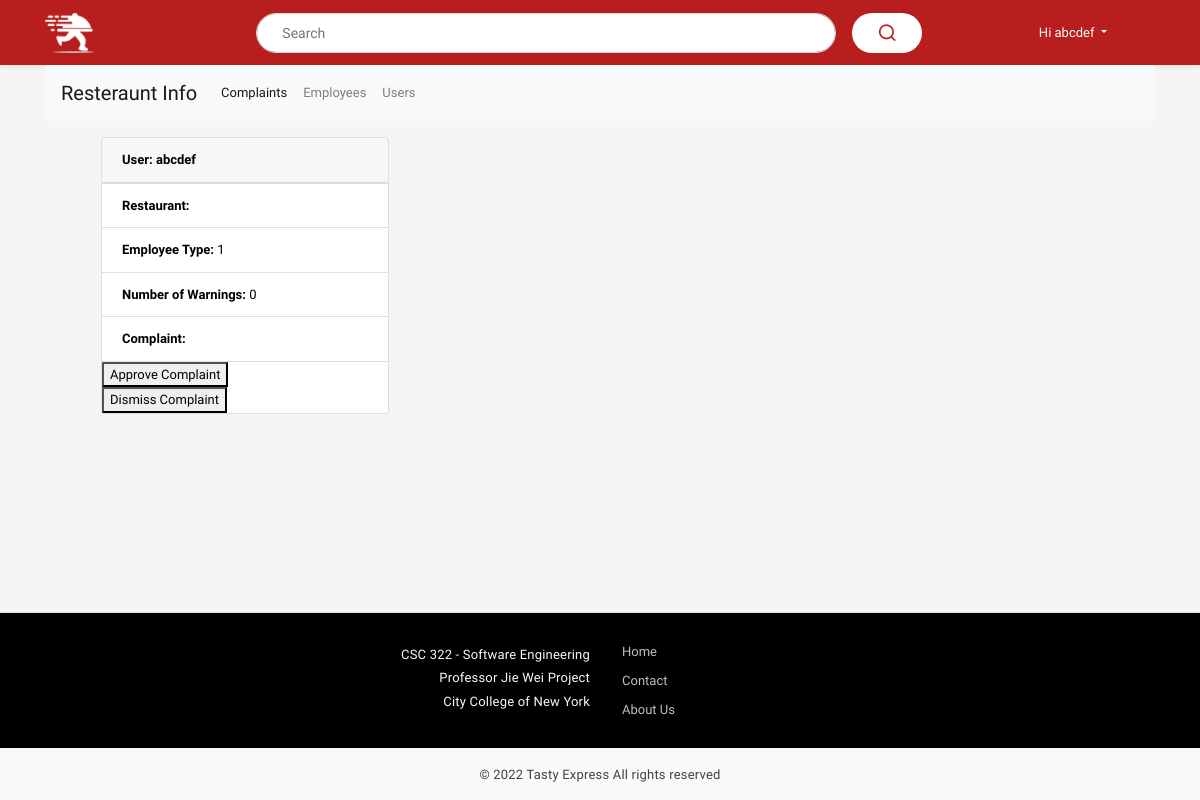
Before: /manager.html (signed in) with the older database file.
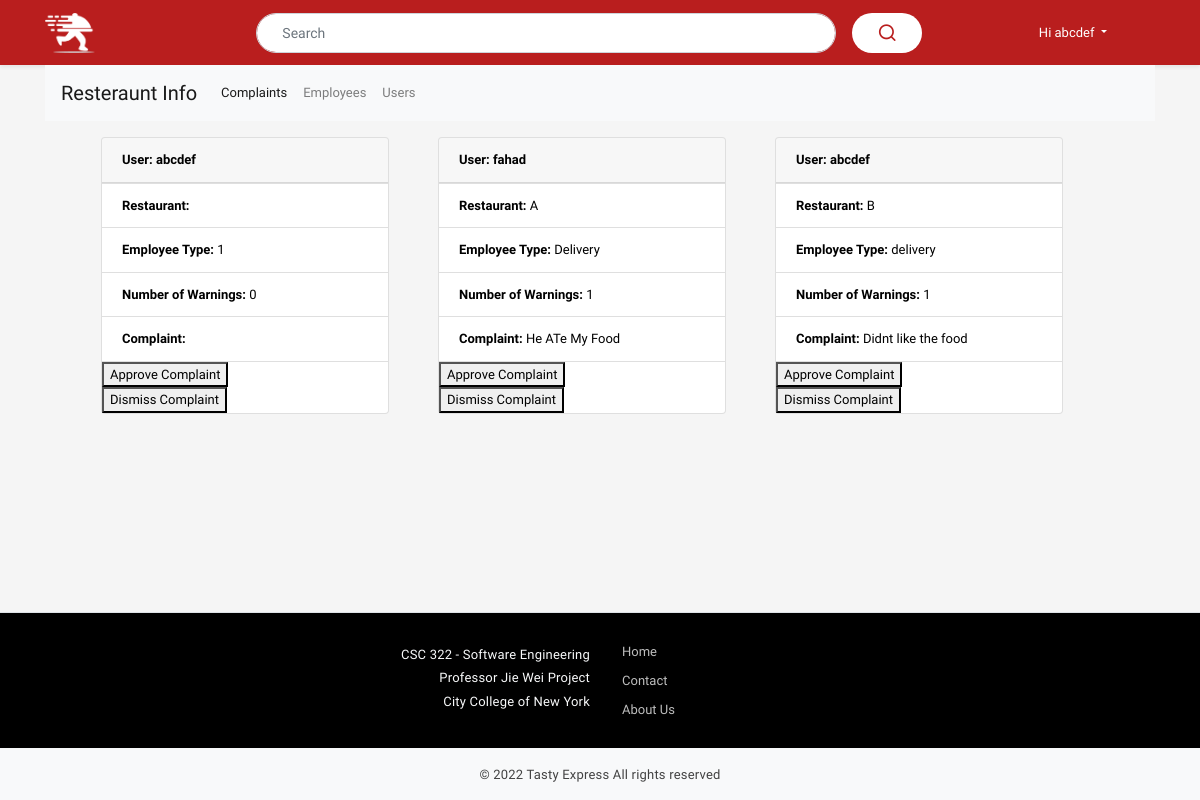
After: the same page with the newer database file.
### server.py (models this page shows)
class complaints(db.Model):
    cid = db.Column(db.Integer, primary_key=True)
    restaurant_name = db.Column(db.String(80))
    employee = db.Column(db.String(120))
    userWarnings = db.Column(db.Integer)
    emplnumWarnings = db.Column(db.Integer)
    numWarnings = db.Column(db.Integer)
    text = db.Column(db.VARCHAR)
    username = db.Column(db.String(120))

### server.py (the view)
@app.route("/manager.html")
def manager_page():
    table = complaints.query.all()
    return render_template("manager.html", complaints = table)

### server.py (called while the page is built)
@login_manager.user_loader
def load_user(user_id):
    return user.query.get(int(user_id))

@app.context_processor
def base():
    return dict(account_type=session['account_type'],
                user_first_name=session['user_first_name'])

### templates/manager.html (shortened to what this page needs)
<!doctype html>
{% extends 'base.html' %}
{% block content %}
<div class="container">
  <div id="navbar">
  <nav class="navbar navbar-expand-lg navbar-light bg-light">
    <a class="navbar-brand" href="#">Resteraunt Info</a>
    <div class="collapse navbar-collapse" id="navbarNavDropdown">
      <ul class="navbar-nav">
        <li class="nav-item active">
          <a class="nav-link" href="manager.html" id="nav-complaints"> Complaints <span class="sr-only">(current)</span></a>
        </li>
        <li class="nav-item">
          <a class="nav-link" href="manager_employees.html" id="nav-employees"> Employees </a>
        </li>
        <li class="nav-item">
          <a class="nav-link" href="manager_users.html" id="nav-users" > Users </a>
        </li>
      </ul>
    </div>
  </nav>
</div>
</div>
 <div class="container">
     <div class="container mt-3">
       <div class="row">
         {% for complaint in complaints %}
           <div class="card-deck">
               <div class="card" style="width: 18rem;
                                        margin-left: 4rem;
                                        margin-bottom: 4rem;">
                 <div class="card-header">
                   <b>User: {{complaint['username']}}</b>
                 </div>
                 <ul class="list-group list-group-flush">
                   <li class="list-group-item"><b>Restaurant: </b>{{complaint['restaurant_name']}}</li>
                   <li class="list-group-item"><b>Employee Type: </b>{{complaint['employee']}}</li>
                   <li class="list-group-item"><b>Number of Warnings: </b>{{complaint['emplnumWarnings']}}</li>
                   <li class="list-group-item"><b>Complaint: </b>{{complaint['text']}}</li>
                   <a href="{{url_for('manager_complaints_handle',approve=True,employee=complaint['employee'])}}"><button type="button" name="button">Approve Complaint</button></a>
                   <a href="{{url_for('manager_complaints_handle',approve=False,user=complaint['username'])}}"><button type="button" name="button">Dismiss Complaint</button></a>
                 </ul>
               </div>
           </div>
           {% endfor %}
       </div>
   </div>
 </div>
{% endblock %}

Changed rows visible on the page:
added complaints: username "fahad", restaurant_name "A", employee "Delivery", emplnumWarnings "1", text "He ATe My Food"
added complaints: username "abcdef", restaurant_name "B", employee "delivery", emplnumWarnings "1", text "Didnt like the food"
